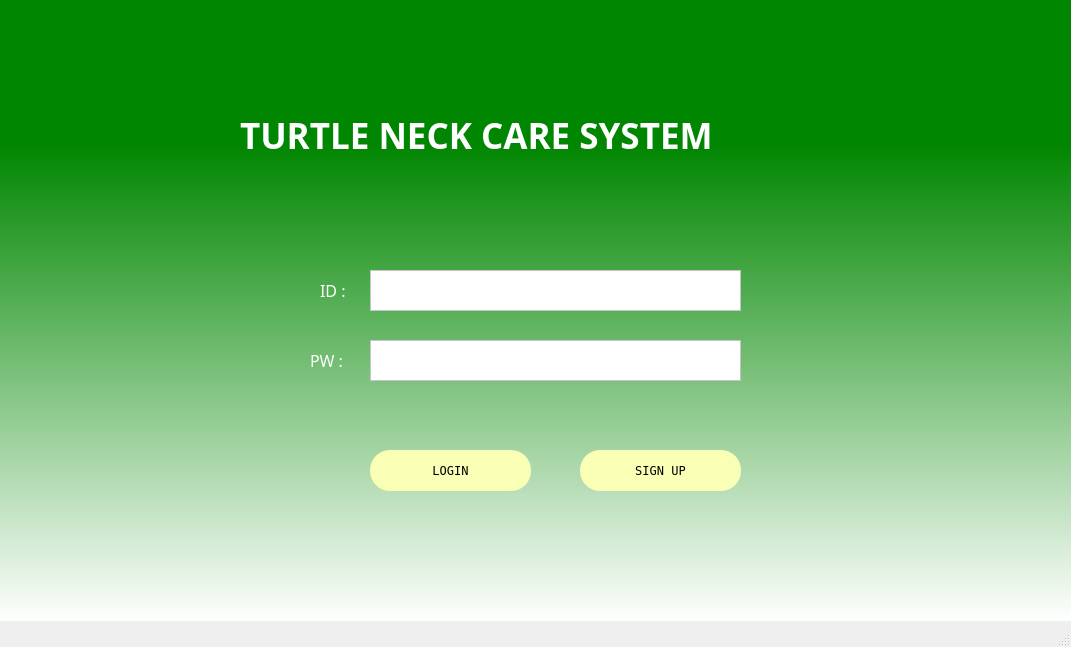
<?xml version="1.0" encoding="UTF-8"?>
<ui version="4.0">
 <class>MainWindow</class>
 <widget class="QMainWindow" name="MainWindow">
  <property name="enabled">
   <bool>true</bool>
  </property>
  <property name="geometry">
   <rect>
    <x>0</x>
    <y>0</y>
    <width>1071</width>
    <height>647</height>
   </rect>
  </property>
  <property name="windowTitle">
   <string>MainWindow</string>
  </property>
  <widget class="QWidget" name="centralwidget">
   <widget class="QStackedWidget" name="stackedWidget">
    <property name="geometry">
     <rect>
      <x>0</x>
      <y>0</y>
      <width>1071</width>
      <height>621</height>
     </rect>
    </property>
    <property name="font">
     <font>
      <family>Myanmar Text</family>
      <pointsize>28</pointsize>
      <weight>50</weight>
      <bold>false</bold>
     </font>
    </property>
    <property name="styleSheet">
     <string notr="true">background-color: qlineargradient(spread:pad, x1:0, y1:0, x2:0, y2:1, stop:0.229268 rgba(0, 134, 0, 255), stop:1 rgba(255, 255, 255, 255));</string>
    </property>
    <property name="currentIndex">
     <number>0</number>
    </property>
    <widget class="QWidget" name="page">
     <widget class="QLabel" name="label_3">
      <property name="geometry">
       <rect>
        <x>240</x>
        <y>90</y>
        <width>621</width>
        <height>91</height>
       </rect>
      </property>
      <property name="font">
       <font>
        <family>Segoe UI Black</family>
        <pointsize>26</pointsize>
        <weight>75</weight>
        <bold>true</bold>
       </font>
      </property>
      <property name="styleSheet">
       <string notr="true">background-color: qlineargradient(spread:pad, x1:0, y1:0, x2:1, y2:1, stop:0 rgba(0, 0, 0, 0), stop:1 rgba(255, 255, 255, 0));
color: rgb(255, 255, 255);</string>
      </property>
      <property name="text">
       <string>TURTLE NECK CARE SYSTEM</string>
      </property>
     </widget>
     <widget class="QLabel" name="label">
      <property name="geometry">
       <rect>
        <x>320</x>
        <y>270</y>
        <width>51</width>
        <height>41</height>
       </rect>
      </property>
      <property name="font">
       <font>
        <family>Arial Black</family>
        <pointsize>12</pointsize>
        <weight>10</weight>
        <italic>false</italic>
        <bold>false</bold>
       </font>
      </property>
      <property name="styleSheet">
       <string notr="true">background-color: qlineargradient(spread:pad, x1:0, y1:0, x2:1, y2:1, stop:1 rgba(0, 0, 0, 0));
font: 87 12pt &quot;Arial Black&quot;;
color: rgb(255, 255, 255);
</string>
      </property>
      <property name="text">
       <string>ID :</string>
      </property>
     </widget>
     <widget class="QTextEdit" name="id">
      <property name="geometry">
       <rect>
        <x>370</x>
        <y>270</y>
        <width>371</width>
        <height>41</height>
       </rect>
      </property>
      <property name="styleSheet">
       <string notr="true">background-color: rgb(255, 255, 255);</string>
      </property>
     </widget>
     <widget class="QLabel" name="label_2">
      <property name="geometry">
       <rect>
        <x>310</x>
        <y>340</y>
        <width>51</width>
        <height>41</height>
       </rect>
      </property>
      <property name="font">
       <font>
        <family>Arial Black</family>
        <pointsize>12</pointsize>
        <weight>10</weight>
        <italic>false</italic>
        <bold>false</bold>
       </font>
      </property>
      <property name="styleSheet">
       <string notr="true">background-color: qlineargradient(spread:pad, x1:0, y1:0, x2:1, y2:1, stop:1 rgba(0, 0, 0, 0));
font: 87 12pt &quot;Arial Black&quot;;
color: rgb(255, 255, 255);</string>
      </property>
      <property name="text">
       <string>PW :</string>
      </property>
     </widget>
     <widget class="QTextEdit" name="pw">
      <property name="geometry">
       <rect>
        <x>370</x>
        <y>340</y>
        <width>371</width>
        <height>41</height>
       </rect>
      </property>
      <property name="styleSheet">
       <string notr="true">background-color: rgb(255, 255, 255);</string>
      </property>
     </widget>
     <widget class="QPushButton" name="pushButton">
      <property name="geometry">
       <rect>
        <x>370</x>
        <y>450</y>
        <width>161</width>
        <height>41</height>
       </rect>
      </property>
      <property name="font">
       <font>
        <family>Terminal</family>
        <pointsize>9</pointsize>
        <weight>50</weight>
        <bold>false</bold>
       </font>
      </property>
      <property name="styleSheet">
       <string notr="true">border-radius:20px;
background-color: rgb(249, 255, 180);</string>
      </property>
      <property name="text">
       <string>LOGIN</string>
      </property>
     </widget>
     <widget class="QPushButton" name="pushButton_2">
      <property name="geometry">
       <rect>
        <x>580</x>
        <y>450</y>
        <width>161</width>
        <height>41</height>
       </rect>
      </property>
      <property name="font">
       <font>
        <family>Terminal</family>
        <pointsize>9</pointsize>
        <weight>50</weight>
        <bold>false</bold>
       </font>
      </property>
      <property name="styleSheet">
       <string notr="true">border-radius:20px;
background-color: rgb(249, 255, 180);</string>
      </property>
      <property name="text">
       <string>SIGN UP</string>
      </property>
     </widget>
    </widget>
    <widget class="QWidget" name="page_1">
     <widget class="QLabel" name="label_4">
      <property name="geometry">
       <rect>
        <x>440</x>
        <y>40</y>
        <width>271</width>
        <height>91</height>
       </rect>
      </property>
      <property name="font">
       <font>
        <family>Segoe UI Black</family>
        <pointsize>28</pointsize>
        <weight>75</weight>
        <bold>true</bold>
       </font>
      </property>
      <property name="styleSheet">
       <string notr="true">background-color: qlineargradient(spread:pad, x1:0, y1:0, x2:0.965854, y2:1, stop:1 rgba(0, 0, 0, 0));
color: rgb(255, 255, 255);</string>
      </property>
      <property name="text">
       <string>SIGN UP</string>
      </property>
     </widget>
     <widget class="QTextEdit" name="member_id">
      <property name="geometry">
       <rect>
        <x>380</x>
        <y>300</y>
        <width>341</width>
        <height>41</height>
       </rect>
      </property>
      <property name="styleSheet">
       <string notr="true">background-color: rgb(255, 255, 255);</string>
      </property>
      <property name="html">
       <string>&lt;!DOCTYPE HTML PUBLIC &quot;-//W3C//DTD HTML 4.0//EN&quot; &quot;http://www.w3.org/TR/REC-html40/strict.dtd&quot;&gt;
&lt;html&gt;&lt;head&gt;&lt;meta name=&quot;qrichtext&quot; content=&quot;1&quot; /&gt;&lt;style type=&quot;text/css&quot;&gt;
p, li { white-space: pre-wrap; }
&lt;/style&gt;&lt;/head&gt;&lt;body style=&quot; font-family:'Gulim'; font-size:9pt; font-weight:400; font-style:normal;&quot;&gt;
&lt;p style=&quot;-qt-paragraph-type:empty; margin-top:0px; margin-bottom:0px; margin-left:0px; margin-right:0px; -qt-block-indent:0; text-indent:0px;&quot;&gt;&lt;br /&gt;&lt;/p&gt;&lt;/body&gt;&lt;/html&gt;</string>
      </property>
     </widget>
     <widget class="QLabel" name="label_5">
      <property name="geometry">
       <rect>
        <x>320</x>
        <y>300</y>
        <width>51</width>
        <height>41</height>
       </rect>
      </property>
      <property name="font">
       <font>
        <family>Arial</family>
        <pointsize>12</pointsize>
        <weight>75</weight>
        <bold>true</bold>
       </font>
      </property>
      <property name="styleSheet">
       <string notr="true">background-color: qlineargradient(spread:pad, x1:0, y1:0, x2:0.965854, y2:1, stop:1 rgba(0, 0, 0, 0));
color: rgb(255, 255, 255);</string>
      </property>
      <property name="text">
       <string>ID : </string>
      </property>
     </widget>
     <widget class="QLabel" name="label_6">
      <property name="geometry">
       <rect>
        <x>310</x>
        <y>360</y>
        <width>51</width>
        <height>41</height>
       </rect>
      </property>
      <property name="font">
       <font>
        <family>Arial</family>
        <pointsize>12</pointsize>
        <weight>75</weight>
        <bold>true</bold>
       </font>
      </property>
      <property name="styleSheet">
       <string notr="true">background-color: qlineargradient(spread:pad, x1:0, y1:0, x2:0.965854, y2:1, stop:1 rgba(0, 0, 0, 0));
color: rgb(255, 255, 255);</string>
      </property>
      <property name="text">
       <string>PW : </string>
      </property>
     </widget>
     <widget class="QTextEdit" name="member_pw">
      <property name="geometry">
       <rect>
        <x>380</x>
        <y>360</y>
        <width>341</width>
        <height>41</height>
       </rect>
      </property>
      <property name="styleSheet">
       <string notr="true">background-color: rgb(255, 255, 255);</string>
      </property>
      <property name="html">
       <string>&lt;!DOCTYPE HTML PUBLIC &quot;-//W3C//DTD HTML 4.0//EN&quot; &quot;http://www.w3.org/TR/REC-html40/strict.dtd&quot;&gt;
&lt;html&gt;&lt;head&gt;&lt;meta name=&quot;qrichtext&quot; content=&quot;1&quot; /&gt;&lt;style type=&quot;text/css&quot;&gt;
p, li { white-space: pre-wrap; }
&lt;/style&gt;&lt;/head&gt;&lt;body style=&quot; font-family:'Gulim'; font-size:9pt; font-weight:400; font-style:normal;&quot;&gt;
&lt;p style=&quot;-qt-paragraph-type:empty; margin-top:0px; margin-bottom:0px; margin-left:0px; margin-right:0px; -qt-block-indent:0; text-indent:0px;&quot;&gt;&lt;br /&gt;&lt;/p&gt;&lt;/body&gt;&lt;/html&gt;</string>
      </property>
     </widget>
     <widget class="QPushButton" name="pushButton_3">
      <property name="geometry">
       <rect>
        <x>750</x>
        <y>300</y>
        <width>111</width>
        <height>41</height>
       </rect>
      </property>
      <property name="font">
       <font>
        <family>Terminal</family>
        <pointsize>12</pointsize>
        <weight>50</weight>
        <bold>false</bold>
       </font>
      </property>
      <property name="styleSheet">
       <string notr="true">border-radius:20px;
background-color: rgb(249, 255, 180);</string>
      </property>
      <property name="text">
       <string>ID CHECK</string>
      </property>
     </widget>
     <widget class="QPushButton" name="pushButton_4">
      <property name="geometry">
       <rect>
        <x>440</x>
        <y>540</y>
        <width>221</width>
        <height>51</height>
       </rect>
      </property>
      <property name="font">
       <font>
        <family>Terminal</family>
        <pointsize>12</pointsize>
        <weight>50</weight>
        <bold>false</bold>
       </font>
      </property>
      <property name="styleSheet">
       <string notr="true">border-radius:20px;
background-color: rgb(249, 255, 180);</string>
      </property>
      <property name="text">
       <string>SIGN IN</string>
      </property>
     </widget>
     <widget class="QTextEdit" name="member_name">
      <property name="geometry">
       <rect>
        <x>380</x>
        <y>170</y>
        <width>341</width>
        <height>41</height>
       </rect>
      </property>
      <property name="styleSheet">
       <string notr="true">background-color: rgb(255, 255, 255);</string>
      </property>
      <property name="html">
       <string>&lt;!DOCTYPE HTML PUBLIC &quot;-//W3C//DTD HTML 4.0//EN&quot; &quot;http://www.w3.org/TR/REC-html40/strict.dtd&quot;&gt;
&lt;html&gt;&lt;head&gt;&lt;meta name=&quot;qrichtext&quot; content=&quot;1&quot; /&gt;&lt;style type=&quot;text/css&quot;&gt;
p, li { white-space: pre-wrap; }
&lt;/style&gt;&lt;/head&gt;&lt;body style=&quot; font-family:'Gulim'; font-size:9pt; font-weight:400; font-style:normal;&quot;&gt;
&lt;p style=&quot;-qt-paragraph-type:empty; margin-top:0px; margin-bottom:0px; margin-left:0px; margin-right:0px; -qt-block-indent:0; text-indent:0px;&quot;&gt;&lt;br /&gt;&lt;/p&gt;&lt;/body&gt;&lt;/html&gt;</string>
      </property>
     </widget>
     <widget class="QLabel" name="label_7">
      <property name="geometry">
       <rect>
        <x>290</x>
        <y>170</y>
        <width>71</width>
        <height>41</height>
       </rect>
      </property>
      <property name="font">
       <font>
        <family>Arial</family>
        <pointsize>12</pointsize>
        <weight>75</weight>
        <bold>true</bold>
       </font>
      </property>
      <property name="styleSheet">
       <string notr="true">background-color: qlineargradient(spread:pad, x1:0, y1:0, x2:0.965854, y2:1, stop:1 rgba(0, 0, 0, 0));
color: rgb(255, 255, 255);</string>
      </property>
      <property name="text">
       <string>name :</string>
      </property>
     </widget>
     <widget class="QComboBox" name="member_gender">
      <property name="geometry">
       <rect>
        <x>380</x>
        <y>230</y>
        <width>81</width>
        <height>41</height>
       </rect>
      </property>
      <property name="styleSheet">
       <string notr="true">background-color: rgb(255, 255, 255);</string>
      </property>
      <item>
       <property name="text">
        <string>남자</string>
       </property>
      </item>
      <item>
       <property name="text">
        <string>여자</string>
       </property>
      </item>
     </widget>
     <widget class="QLabel" name="label_8">
      <property name="geometry">
       <rect>
        <x>270</x>
        <y>230</y>
        <width>91</width>
        <height>41</height>
       </rect>
      </property>
      <property name="font">
       <font>
        <family>Arial</family>
        <pointsize>12</pointsize>
        <weight>75</weight>
        <bold>true</bold>
       </font>
      </property>
      <property name="styleSheet">
       <string notr="true">background-color: qlineargradient(spread:pad, x1:0, y1:0, x2:0.965854, y2:1, stop:1 rgba(0, 0, 0, 0));
color: rgb(255, 255, 255);</string>
      </property>
      <property name="text">
       <string>gender :</string>
      </property>
     </widget>
     <widget class="QTextEdit" name="member_number">
      <property name="geometry">
       <rect>
        <x>380</x>
        <y>430</y>
        <width>341</width>
        <height>41</height>
       </rect>
      </property>
      <property name="styleSheet">
       <string notr="true">background-color: rgb(255, 255, 255);</string>
      </property>
      <property name="html">
       <string>&lt;!DOCTYPE HTML PUBLIC &quot;-//W3C//DTD HTML 4.0//EN&quot; &quot;http://www.w3.org/TR/REC-html40/strict.dtd&quot;&gt;
&lt;html&gt;&lt;head&gt;&lt;meta name=&quot;qrichtext&quot; content=&quot;1&quot; /&gt;&lt;style type=&quot;text/css&quot;&gt;
p, li { white-space: pre-wrap; }
&lt;/style&gt;&lt;/head&gt;&lt;body style=&quot; font-family:'Gulim'; font-size:9pt; font-weight:400; font-style:normal;&quot;&gt;
&lt;p style=&quot;-qt-paragraph-type:empty; margin-top:0px; margin-bottom:0px; margin-left:0px; margin-right:0px; -qt-block-indent:0; text-indent:0px;&quot;&gt;&lt;br /&gt;&lt;/p&gt;&lt;/body&gt;&lt;/html&gt;</string>
      </property>
     </widget>
     <widget class="QLabel" name="label_9">
      <property name="geometry">
       <rect>
        <x>210</x>
        <y>430</y>
        <width>161</width>
        <height>41</height>
       </rect>
      </property>
      <property name="font">
       <font>
        <family>Arial</family>
        <pointsize>12</pointsize>
        <weight>75</weight>
        <bold>true</bold>
       </font>
      </property>
      <property name="styleSheet">
       <string notr="true">background-color: qlineargradient(spread:pad, x1:0, y1:0, x2:0.965854, y2:1, stop:1 rgba(0, 0, 0, 0));
color: rgb(255, 255, 255);</string>
      </property>
      <property name="text">
       <string>phone number :</string>
      </property>
     </widget>
     <widget class="QPushButton" name="pushButton_5">
      <property name="geometry">
       <rect>
        <x>920</x>
        <y>550</y>
        <width>141</width>
        <height>41</height>
       </rect>
      </property>
      <property name="font">
       <font>
        <family>Terminal</family>
        <pointsize>12</pointsize>
        <weight>50</weight>
        <bold>false</bold>
       </font>
      </property>
      <property name="styleSheet">
       <string notr="true">border-radius:20px;
background-color: rgb(249, 255, 180);</string>
      </property>
      <property name="text">
       <string>BACK</string>
      </property>
     </widget>
    </widget>
    <widget class="QWidget" name="page_2">
     <widget class="QTextEdit" name="textEdit_5">
      <property name="geometry">
       <rect>
        <x>50</x>
        <y>40</y>
        <width>961</width>
        <height>181</height>
       </rect>
      </property>
      <property name="styleSheet">
       <string notr="true">background-color: rgb(255, 255, 255);</string>
      </property>
      <property name="html">
       <string>&lt;!DOCTYPE HTML PUBLIC &quot;-//W3C//DTD HTML 4.0//EN&quot; &quot;http://www.w3.org/TR/REC-html40/strict.dtd&quot;&gt;
&lt;html&gt;&lt;head&gt;&lt;meta name=&quot;qrichtext&quot; content=&quot;1&quot; /&gt;&lt;style type=&quot;text/css&quot;&gt;
p, li { white-space: pre-wrap; }
&lt;/style&gt;&lt;/head&gt;&lt;body style=&quot; font-family:'Gulim'; font-size:9pt; font-weight:400; font-style:normal;&quot;&gt;
&lt;p style=&quot; margin-top:0px; margin-bottom:0px; margin-left:0px; margin-right:0px; -qt-block-indent:0; text-indent:0px;&quot;&gt;&lt;span style=&quot; font-weight:600; color:#ff0000;&quot;&gt;&amp;lt; 사용 방법 &amp;gt;&lt;/span&gt;&lt;/p&gt;
&lt;p style=&quot;-qt-paragraph-type:empty; margin-top:0px; margin-bottom:0px; margin-left:0px; margin-right:0px; -qt-block-indent:0; text-indent:0px; font-weight:600; color:#ff0000;&quot;&gt;&lt;br /&gt;&lt;/p&gt;
&lt;p style=&quot; margin-top:0px; margin-bottom:0px; margin-left:0px; margin-right:0px; -qt-block-indent:0; text-indent:0px;&quot;&gt;&lt;span style=&quot; font-weight:600; color:#ff0000;&quot;&gt;1. 실시간 자세 교정&lt;/span&gt;&lt;/p&gt;
&lt;p style=&quot; margin-top:0px; margin-bottom:0px; margin-left:0px; margin-right:0px; -qt-block-indent:0; text-indent:0px;&quot;&gt;&lt;span style=&quot; font-weight:600;&quot;&gt;- 버튼을 클릭시 카메라와 연결되어 실시간으로 정자세와 오자세(거북목)를 판별합니다. 오자세(거북목)가 계속될 시 자세 교정 알림음이 나옵니다. 알림음은 카운트되어 상담자가 확인할 수 있습니다.&lt;/span&gt;&lt;/p&gt;
&lt;p style=&quot;-qt-paragraph-type:empty; margin-top:0px; margin-bottom:0px; margin-left:0px; margin-right:0px; -qt-block-indent:0; text-indent:0px; font-weight:600;&quot;&gt;&lt;br /&gt;&lt;/p&gt;
&lt;p style=&quot; margin-top:0px; margin-bottom:0px; margin-left:0px; margin-right:0px; -qt-block-indent:0; text-indent:0px;&quot;&gt;&lt;span style=&quot; font-weight:600;&quot;&gt;종료를 원하시면 키보드 아무키나 눌러주시면 됩니다.&lt;/span&gt;&lt;/p&gt;
&lt;p style=&quot;-qt-paragraph-type:empty; margin-top:0px; margin-bottom:0px; margin-left:0px; margin-right:0px; -qt-block-indent:0; text-indent:0px; font-weight:600;&quot;&gt;&lt;br /&gt;&lt;/p&gt;
&lt;p style=&quot; margin-top:0px; margin-bottom:0px; margin-left:0px; margin-right:0px; -qt-block-indent:0; text-indent:0px;&quot;&gt;&lt;span style=&quot; font-weight:600; color:#ff0000;&quot;&gt;2. 오늘의 운동&lt;/span&gt;&lt;/p&gt;
&lt;p style=&quot; margin-top:0px; margin-bottom:0px; margin-left:0px; margin-right:0px; -qt-block-indent:0; text-indent:0px;&quot;&gt;&lt;span style=&quot; font-weight:600;&quot;&gt;- 상담자가 사용자의 오자세(거북목)을 카운트하여 오늘의 운동을 안내해줍니다.  &lt;/span&gt;&lt;/p&gt;&lt;/body&gt;&lt;/html&gt;</string>
      </property>
     </widget>
     <widget class="QPushButton" name="pushButton_8">
      <property name="geometry">
       <rect>
        <x>880</x>
        <y>550</y>
        <width>131</width>
        <height>41</height>
       </rect>
      </property>
      <property name="font">
       <font>
        <family>Terminal</family>
        <pointsize>12</pointsize>
        <weight>50</weight>
        <bold>false</bold>
       </font>
      </property>
      <property name="styleSheet">
       <string notr="true">border-radius:20px;
background-color: rgb(249, 255, 180);</string>
      </property>
      <property name="text">
       <string>home</string>
      </property>
     </widget>
     <widget class="QPushButton" name="pushButton_11">
      <property name="geometry">
       <rect>
        <x>50</x>
        <y>240</y>
        <width>441</width>
        <height>281</height>
       </rect>
      </property>
      <property name="font">
       <font>
        <family>맑은 고딕</family>
        <pointsize>26</pointsize>
        <weight>75</weight>
        <bold>true</bold>
       </font>
      </property>
      <property name="styleSheet">
       <string notr="true">border-radius:20px;
background-color: rgb(198, 198, 198);</string>
      </property>
      <property name="text">
       <string>실시간 자세교정</string>
      </property>
     </widget>
     <widget class="QPushButton" name="pushButton_12">
      <property name="geometry">
       <rect>
        <x>570</x>
        <y>240</y>
        <width>441</width>
        <height>281</height>
       </rect>
      </property>
      <property name="font">
       <font>
        <family>맑은 고딕</family>
        <pointsize>26</pointsize>
        <weight>75</weight>
        <bold>true</bold>
       </font>
      </property>
      <property name="styleSheet">
       <string notr="true">border-radius:20px;
background-color: rgb(198, 198, 198);</string>
      </property>
      <property name="text">
       <string>오늘의 운동</string>
      </property>
     </widget>
    </widget>
    <widget class="QWidget" name="page_3">
     <widget class="QLabel" name="label_10">
      <property name="geometry">
       <rect>
        <x>290</x>
        <y>20</y>
        <width>521</width>
        <height>71</height>
       </rect>
      </property>
      <property name="font">
       <font>
        <family>Segoe UI Black</family>
        <pointsize>36</pointsize>
        <weight>75</weight>
        <bold>true</bold>
       </font>
      </property>
      <property name="styleSheet">
       <string notr="true">color : rgb(255, 255, 255);
background-color: qlineargradient(spread:pad, x1:0, y1:0, x2:1, y2:0, stop:1 rgba(0, 0, 0, 0));</string>
      </property>
      <property name="text">
       <string>TODAY EXERCISE</string>
      </property>
     </widget>
     <widget class="QPushButton" name="pushButton_9">
      <property name="geometry">
       <rect>
        <x>430</x>
        <y>540</y>
        <width>221</width>
        <height>51</height>
       </rect>
      </property>
      <property name="font">
       <font>
        <family>Terminal</family>
        <pointsize>12</pointsize>
        <weight>50</weight>
        <bold>false</bold>
       </font>
      </property>
      <property name="styleSheet">
       <string notr="true">border-radius:20px;
background-color: rgb(249, 255, 180);</string>
      </property>
      <property name="text">
       <string>checking</string>
      </property>
     </widget>
     <widget class="QPushButton" name="pushButton_10">
      <property name="geometry">
       <rect>
        <x>890</x>
        <y>550</y>
        <width>151</width>
        <height>41</height>
       </rect>
      </property>
      <property name="font">
       <font>
        <family>Terminal</family>
        <pointsize>12</pointsize>
        <weight>50</weight>
        <bold>false</bold>
       </font>
      </property>
      <property name="styleSheet">
       <string notr="true">border-radius:20px;
background-color: rgb(249, 255, 180);</string>
      </property>
      <property name="text">
       <string>back</string>
      </property>
     </widget>
     <widget class="QTextBrowser" name="textBrowser">
      <property name="geometry">
       <rect>
        <x>20</x>
        <y>110</y>
        <width>1021</width>
        <height>391</height>
       </rect>
      </property>
      <property name="styleSheet">
       <string notr="true">background-color: rgb(255, 255, 255);</string>
      </property>
     </widget>
    </widget>
   </widget>
  </widget>
  <widget class="QStatusBar" name="statusbar"/>
 </widget>
 <resources/>
 <connections/>
</ui>
